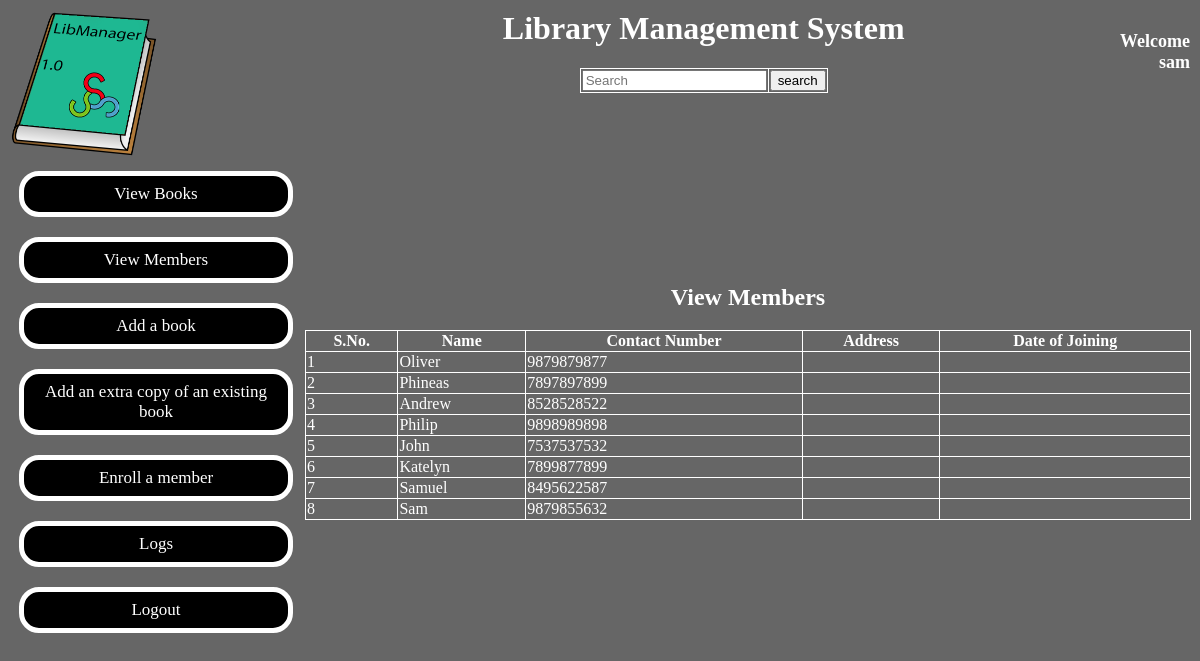
Page /mview.php (signed in) on the committed database.
### tables this page shows
CREATE TABLE IF NOT EXISTS `members` (
  `mid` int(11) NOT NULL AUTO_INCREMENT,
  `mname` varchar(100) DEFAULT NULL,
  `mph` varchar(12) DEFAULT NULL,
  `mbook` tinyint(1) NOT NULL DEFAULT '0',
  `mad` varchar(250) DEFAULT NULL,
  `mdoj` date DEFAULT NULL,
  PRIMARY KEY (`mid`)
);

### php/sqlvar.php (called while the page is built, shortened)
<?php
$qrymem="select * from members";
?>

### mview.php (the view, shortened to what this page needs)
<?php
include("php/sqlvar.php");
$all=mysqli_query($conn, $qrymem);
?>
<html>
<head>
<link rel="stylesheet" href="style.css" type="text/css">
</head>
<body>
<table width="100%">
   <?php include("php/header.php");?>
  <tr>
    <?php include("php/menu.php"); ?>
    <td>
    	<h2><center>View Members</center></h2>
        <table width="100%" border=1 style="border-collapse:collapse">
        <tr>
        	<th>S.No.</th>
            <th>Name</th>
            <th>Contact Number</th>
            <th>Address</th>
            <th>Date of Joining</th>
        </tr>
		<?php
		while($a = mysqli_fetch_array($all)){
		echo "<tr>";
		echo "<td>";
		echo $a['mid'];
		echo "</td>";
		echo "<td>";
		echo $a['mname'];
		echo "</td>";
		echo "<td>";
		echo $a['mph'];
		echo "</td>";
		echo "<td>";
		echo "</td>";
		echo "<td>";
		echo "</td>";
		echo "</tr>";
		}
		?>
        </table>
    </td>
  </tr>
</body>
</html>

### style.css (style rules this page uses)
body { background-color:#666; color:#FFF }
table { border-collapse:collapse; border:0px solid #FFF; }

### rows in the picture
members: mid "1", mname "Oliver", mph "9879879877"
members: mid "2", mname "Phineas", mph "7897897899"
members: mid "3", mname "Andrew", mph "8528528522"
members: mid "4", mname "Philip", mph "9898989898"
members: mid "5", mname "John", mph "7537537532"
members: mid "6", mname "Katelyn", mph "7899877899"
members: mid "7", mname "Samuel", mph "8495622587"
members: mid "8", mname "Sam", mph "9879855632"

### other values in the picture
$_SESSION['name'] "sam"
